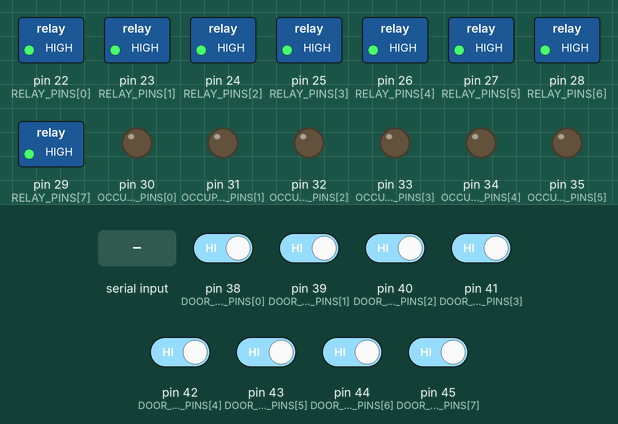
Recording of a sketch running on a simulated Arduino Mega 2560, built with avr-gcc and run on an emulated ATmega2560. On the bench: switched loads named in the sketch (green lamp = pin HIGH), output pins drawn as LEDs (lit = HIGH). The test bench sets the inputs (shaded band); at power-on: pin 38 (DOOR_SENSOR_PINS[0]), pin 39 (DOOR_SENSOR_PINS[1]), pin 40 (DOOR_SENSOR_PINS[2]), pin 41 (DOOR_SENSOR_PINS[3]), pin 42 (DOOR_SENSOR_PINS[4]), pin 43 (DOOR_SENSOR_PINS[5]), pin 44 (DOOR_SENSOR_PINS[6]), pin 45 (DOOR_SENSOR_PINS[7]) HIGH. What the sketch prints to the serial monitor is not drawn.

Above: at 1.2 s.
1.3 s: "OPEN,1\n" received over the second serial link
At 1.52 s:
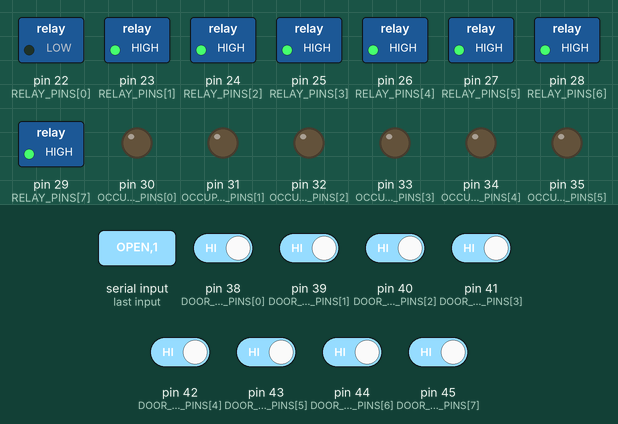
Timing chart, 0 to 4.3 s (numbered marks = the images above; inputs shaded):
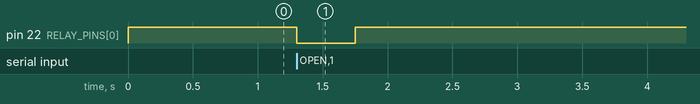

The sketch:

mega_smart_locker.ino
```cpp
// Smart Locker Arduino Mega firmware for the Raspberry Pi gateway.
//
// Serial protocol expected by locker_gateway.py:
//   Pi GPIO UART <-> Mega Serial1:
//     Pi TXD GPIO14 pin 8  -> Mega RX1 pin 19
//     Pi RXD GPIO15 pin 10 <- Mega TX1 pin 18 through 5V-to-3.3V level shifting
//   Pi -> Mega: OPEN,<locker_id>
//   Pi -> Mega: LOCKER_USED,<locker_id>
//   Pi -> Mega: LOCKER_EMPTY,<locker_id>
//   Mega -> Pi: OK,<locker_id>
//   Mega -> Pi: DOOR_OPEN,<locker_id>
//   Mega -> Pi: DOOR_CLOSED,<locker_id>
//
// Adjust the pin arrays below to match the actual relay, LED, and door sensor wiring.

const long SERIAL_BAUD = 115200;
const byte LOCKER_COUNT = 8;

const byte RELAY_PINS[LOCKER_COUNT] = {22, 23, 24, 25, 26, 27, 28, 29};
const byte OCCUPIED_LED_PINS[LOCKER_COUNT] = {30, 31, 32, 33, 34, 35, 36, 37};
const byte DOOR_SENSOR_PINS[LOCKER_COUNT] = {38, 39, 40, 41, 42, 43, 44, 45};

const bool RELAY_ACTIVE_LOW = true;
const bool DOOR_CLOSED_LOW = true;
const unsigned long OPEN_PULSE_MS = 450;
const unsigned long DOOR_DEBOUNCE_MS = 60;

String inputLine;
bool lastDoorClosed[LOCKER_COUNT];
bool stableDoorClosed[LOCKER_COUNT];
unsigned long lastDoorChangeMs[LOCKER_COUNT];

#define GATEWAY_SERIAL Serial1

void setRelay(byte index, bool active) {
  digitalWrite(RELAY_PINS[index], relayLevel(active));
}

int relayLevel(bool active) {
  if (RELAY_ACTIVE_LOW) {
    return active ? LOW : HIGH;
  }
  return active ? HIGH : LOW;
}

bool readDoorClosed(byte index) {
  int value = digitalRead(DOOR_SENSOR_PINS[index]);
  return DOOR_CLOSED_LOW ? value == LOW : value == HIGH;
}

void setup() {
  Serial.begin(SERIAL_BAUD);
  GATEWAY_SERIAL.begin(SERIAL_BAUD);
  inputLine.reserve(48);

  for (byte i = 0; i < LOCKER_COUNT; i++) {
    pinMode(RELAY_PINS[i], OUTPUT);
    setRelay(i, false);

    pinMode(OCCUPIED_LED_PINS[i], OUTPUT);
    digitalWrite(OCCUPIED_LED_PINS[i], LOW);

    pinMode(DOOR_SENSOR_PINS[i], INPUT_PULLUP);
    bool closed = readDoorClosed(i);
    lastDoorClosed[i] = closed;
    stableDoorClosed[i] = closed;
    lastDoorChangeMs[i] = 0;
  }

  Serial.println("MEGA SMART LOCKER 8 TU - SERIAL GATEWAY READY");
  GATEWAY_SERIAL.println("MEGA SMART LOCKER 8 TU - SERIAL GATEWAY READY");
}

void loop() {
  readSerialCommands();
  publishDoorEvents();
}

void readSerialCommands() {
  while (GATEWAY_SERIAL.available() > 0) {
    char ch = (char)GATEWAY_SERIAL.read();
    if (ch == '\r') {
      continue;
    }
    if (ch == '\n') {
      handleCommand(inputLine);
      inputLine = "";
      continue;
    }
    if (inputLine.length() < 47) {
      inputLine += ch;
    }
  }
}

void handleCommand(String line) {
  line.trim();
  if (line.length() == 0) {
    return;
  }

  int comma = line.indexOf(',');
  if (comma < 0) {
    GATEWAY_SERIAL.print("ERR,");
    GATEWAY_SERIAL.println(line);
    return;
  }

  String action = line.substring(0, comma);
  int lockerId = line.substring(comma + 1).toInt();
  if (lockerId < 1 || lockerId > LOCKER_COUNT) {
    GATEWAY_SERIAL.print("ERR,");
    GATEWAY_SERIAL.println(line);
    return;
  }

  byte index = (byte)(lockerId - 1);
  if (action == "OPEN") {
    openLocker(index);
    GATEWAY_SERIAL.print("OK,");
    GATEWAY_SERIAL.println(lockerId);
    return;
  }

  if (action == "LOCKER_USED") {
    digitalWrite(OCCUPIED_LED_PINS[index], HIGH);
    return;
  }

  if (action == "LOCKER_EMPTY") {
    digitalWrite(OCCUPIED_LED_PINS[index], LOW);
    return;
  }

  GATEWAY_SERIAL.print("ERR,");
  GATEWAY_SERIAL.println(line);
}

void openLocker(byte index) {
  setRelay(index, true);
  delay(OPEN_PULSE_MS);
  setRelay(index, false);
}

void publishDoorEvents() {
  unsigned long now = millis();
  for (byte i = 0; i < LOCKER_COUNT; i++) {
    bool closed = readDoorClosed(i);
    if (closed != lastDoorClosed[i]) {
      lastDoorClosed[i] = closed;
      lastDoorChangeMs[i] = now;
    }

    if (closed != stableDoorClosed[i] && now - lastDoorChangeMs[i] >= DOOR_DEBOUNCE_MS) {
      stableDoorClosed[i] = closed;
      GATEWAY_SERIAL.print(closed ? "DOOR_CLOSED," : "DOOR_OPEN,");
      GATEWAY_SERIAL.println(i + 1);
    }
  }
}
```

Measured:
- after the input at 1.3 s, pin 22 (RELAY_PINS[0]): HIGH → LOW at once, → HIGH 0.45 s later
